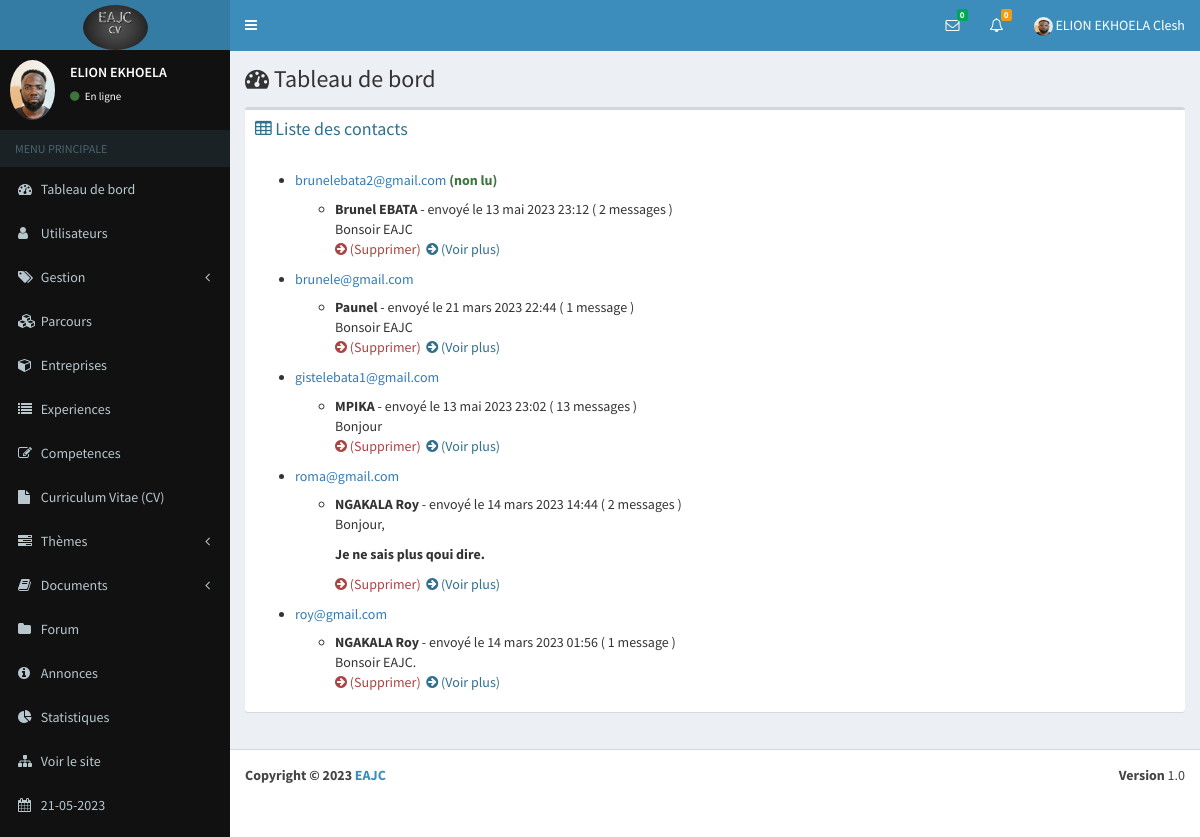
The app's page /eab/contacts (signed in) with its own data.
### eab/models.py (models this page shows, shortened)
class Parametre(models.Model):
    appname=models.CharField(max_length=100)
    appeditor=models.CharField(max_length=200)
    phone=models.CharField(max_length=200, null=True)
    email=models.CharField(max_length=200, null=True)
    version=models.CharField(max_length=10, null=True)
    devise=models.CharField(max_length=10, null=True)
    COLORS=[
        ('primary','primary'),
        ('info','info'),
        ('success','success'),
        ('danger','danger'),
        ('secondary','secondary'),
        ('dark','dark'),
    ]
    theme=models.CharField(max_length=200, null=True, choices=COLORS)
    logo=models.ImageField(upload_to="media", null=True, blank=True)
    width_logo=models.CharField(max_length=3, null=True)
    height_logo=models.TextField(max_length=3, null=True)

class Profile(models.Model):
    user=models.OneToOneField(User, on_delete=models.CASCADE)
    phone=models.CharField(max_length=100)
    address=models.TextField()
    photo=models.ImageField(upload_to="media", null=True, blank=True)
    SEX=[
        ('Masculin','Masculin'),
        ('Feminin','Feminin')
    ]
    gender=models.CharField(max_length=100, null=True, choices=SEX)
    droitmes=models.BooleanField(default=False, null=True)
    status=models.BooleanField(default=False, null=True)
    apropos=models.TextField(null=True)
    profession=models.CharField(max_length=50, null=True)
    VARIABLE=[
        ('Visible','Visible'),
        ('Invisible','Invisible')
    ]
    vform=models.CharField(max_length=100, null=True, choices=VARIABLE, default="Visible")
    vep=models.CharField(max_length=100, null=True, choices=VARIABLE)
    vcomp=models.CharField(max_length=100, null=True, choices=VARIABLE)
    vaform=models.CharField(max_length=100, null=True, choices=VARIABLE)
    priority=models.BooleanField(null=True,default=False)

class Contact(models.Model):
    name=models.CharField(max_length=100)
    email=models.EmailField()
    subject=models.TextField()
    message=models.TextField(null=True)
    datecontact=models.DateTimeField(null=True, blank=True, auto_now_add=True)
    statut=models.IntegerField(null=True)
    codes=models.CharField(max_length=300, null=True)
    status=models.IntegerField(null=True)
    statutdel=models.IntegerField(null=True, default=0)

### app_auth/decorator.py (the view)
        def wrapper_func(request, *args, **kwargs):
            group=None
            if request.user.groups.exists():
                group=request.user.groups.all()[0].name
            if group in allowed_roles:
                return view_func(request, *args, **kwargs)
            else:
                return HttpResponse("Vous n'êtes pas autorisés à acceder à cette page")

### app_auth/decorator.py (called while the page is built)
def allowed_users(allowed_roles=[]):
    def decorator(view_func):
        def wrapper_func(request, *args, **kwargs):
            group=None
            if request.user.groups.exists():
                group=request.user.groups.all()[0].name
            if group in allowed_roles:
                return view_func(request, *args, **kwargs)
            else:
                return HttpResponse("Vous n'êtes pas autorisés à acceder à cette page")
        return wrapper_func
    return decorator

### eab/views.py (called while the page is built, shortened)
def parametre():
    try:
        parametre=Parametre.objects.all()[0]
    except Exception as e:
        parametre=None
    if parametre == None :
        return redirect("maintenance")
    else:
        return parametre

def new_message( request):
    contacts=Contact.objects.filter(statut=0, status=1).order_by("-id")
    tabUsers=[]
    tabIdUser=[]
    for contact in contacts:
        diccode=eval(contact.codes)
    tab=[]
    for i in tabIdUser:
        if i not in tab:
            tab.append(i)
    dic={}
    for i in tab:
        nombre=0
        for k in tabIdUser:
            if i==k:
                nombre=nombre+1
        dic[i]=nombre
    tabMessages=[]
    tabs=[]
    return tabMessages

def nbnew_message(request):
    contacts=Contact.objects.filter(statut=0, status=1).order_by("-id")
    count=0
    for contact in contacts:
        diccode=eval(contact.codes)
        if int(diccode["user1"])==request.user.id:
            count=count+1
    return count

def nbnew_answer(request):
    questions=Question.objects.filter(user_id=request.user.id)
    number=0
    for question in questions:
        answers=Answer.objects.filter(question_id=question.id, status=0)
        for answer in answers:
            if answer.user_id != request.user.id:
                number+=1
    return number

### eab/templates/contact/contacts.html (shortened to what this page needs)
{% extends 'global/base.html' %}
{% block content %}
<div class="content-wrapper">
    <section class="content-header">
      <h1>
        <i class="fa fa-dashboard"></i> Tableau de bord
      </h1>
    </section>
    <section class="content">
      <div class="row">
        <div class="col-xs-12">
          <div class="box">
            <div class="box-header">
                <h6 class="box-title text-info"><i class="fa fa-table"></i> Liste des contacts</h6>
            </div>
            <div class="box-body">
                            {% regroup listeContact by email as email_list %}
                            <ul>
                            {% for email in email_list %}
                                <li>
                                    <h5 class="text-primary">{{ email.grouper }} <b class="text-success">(non lu)</b></h5>
                                    <ul>
                                        {% for contact in email.list %}
                                          <li><b>{{ contact.name }}</b> - envoyé le {{ contact.datecontact }}
                                            <span>(
                                            {% if contact.effectif > 1 %}
                                                {{ contact.effectif }} messages
                                            {% else %}
                                                {{ contact.effectif }} message
                                            {% endif %} )
                                          </span>
                                          </li>
                                          <span>{{ contact.message|safe|truncatewords:10 }}</span>
                                          <p>
                                              <a class="text-danger" href="#" data-toggle="modal" data-target="#contactModal{{ contact.id }}"><i class="fa fa-arrow-circle-right"></i> (Supprimer)</a>&nbsp;
                                              <a href="{% url 'contact/details_contact' contact.email %}" class="text-info"><i class="fa fa-arrow-circle-right"></i> (Voir plus)</a>
                                          </p>
                                        {% endfor %}
                                    </ul>
                                </li>
                            {% endfor %}
                            </ul>
                            {% regroup listeContact2 by email as email_list %}
                            <ul>
                            {% for email in email_list %}
                                <li>
                                    <h5 class="text-primary">{{ email.grouper }}</h5>
                                    <ul>
                                        {% for contact in email.list %}
                                          <li><b>{{ contact.name }}</b> - envoyé le {{ contact.datecontact }}
                                            <span>(
                                            {% if contact.effectif > 1 %}
                                                {{ contact.effectif }} messages
                                            {% else %}
                                                {{ contact.effectif }} message
                                            {% endif %} )
                                          </span>
                                          </li>
                                          <span>{{ contact.message|safe|truncatewords:10 }}</span>
                                          <p>
                                              <a class="text-danger" href="#" data-toggle="modal" data-target="#contactModal{{ contact.id }}"><i class="fa fa-arrow-circle-right"></i> (Supprimer)</a>&nbsp;
                                              <a href="{% url 'contact/details_contact' contact.email %}" class="text-info"><i class="fa fa-arrow-circle-right"></i> (Voir plus)</a>
                                          </p>
                                        {% endfor %}
                                    </ul>
                                </li>
                            {% endfor %}
                            </ul>
                        </div>
                    </div>
            </div>
        </div>
    </section>
</div>
{% endblock %}

### eab/templates/global/navbar.html (shortened to what this page needs)
{% load static %}
<header class="main-header">
    <a href="{% url 'dashboard' %}" class="logo">
        {% if parametre.logo %}
        <img class="img-circle" src="{{ parametre.logo.url }}" width="{{ parametre.width_logo }}" height="{{ parametre.height_logo }}" alt="EAJC">
        {% else %}
        <h3><b>EAJC</b></h3>
        {% endif %}
    </a>
    <nav class="navbar navbar-static-top" role="navigation">
      <a href="#" class="sidebar-toggle" data-toggle="offcanvas" role="button">
      </a>
      <div class="navbar-custom-menu">
        <ul class="nav navbar-nav">
          <li class="dropdown messages-menu">
            <a href="#" class="dropdown-toggle" data-toggle="dropdown">
              <i class="fa fa-envelope-o"></i>
              <span class="label label-success">{{ count }}</span>
            </a>
          </li>
          <li class="dropdown notifications-menu">
            <a href="#" class="dropdown-toggle" data-toggle="dropdown">
              <i class="fa fa-bell-o"></i>
              <span class="label label-warning">{{ countanswer }}</span>
            </a>
          </li>
          <li class="dropdown user user-menu">
            <a href="#" class="dropdown-toggle" data-toggle="dropdown">
                {% if request.user.profile.photo %}
                <img class="img-circle" width="19" height="19" src="{{ request.user.profile.photo.url }}" alt="...">
                {% else %}
                <img class="img-circle" width="19" height="19" src="{% static 'dist/img/user.png' %}" alt="...">
                {% endif %}
              <span class="hidden-xs">{{ user.last_name }} {{ user.first_name }}</span>
            </a>
          </li>
        </ul>
      </div>
    </nav>
  </header>

### eab/templates/global/_nav.html (shortened to what this page needs)
{% load static %}
<aside class="main-sidebar bg-black">
    <section class="sidebar">
      <div class="user-panel">
        <div class="pull-left image">
            {% if request.user.profile.photo %}
            <img class="img-circle" src="{{ request.user.profile.photo.url }}" alt="...">
            {% else %}
            <img class="img-circle" width="60" height="50" src="{% static 'dist/img/user.png' %}" alt="...">
            {% endif %}
        </div>
        <div class="pull-left info">
          <p>{{ user.last_name }}</p>
          <a href="{% url 'users/profile' %}"><i class="fa fa-circle text-success"></i> En ligne</a>
        </div>
      </div>
      <ul class="sidebar-menu">
        <li class="header">MENU PRINCIPALE</li>
        <li><a href="{% url 'dashboard' %}"><i class="fa fa-dashboard"></i> <span>Tableau de bord</span></a></li>
        {% for group in request.user.groups.all %}
        {% if group.name == "admin" %}
        <li class="treeview">
          <a href="#">
            <i class="fa fa-user"></i>
            <span>Utilisateurs</span>
          </a>
        </li>
        <li class="treeview">
            <a href="#">
              <i class="fa fa-tags"></i> <span>Gestion</span>
              <i class="fa fa-angle-left pull-right"></i>
            </a>
        </li>
        <li><a href="{% url 'parcours/parcours' %}"><i class="fa fa-cubes"></i> Parcours</a></li>
        <li><a href="{% url 'entreprise/entreprises' %}"><i class="fa fa-cube"></i> <span>Entreprises</span></a></li>
        <li><a href="{% url 'experience/experiences' %}"><i class="fa fa-list"></i> <span>Experiences</span></a></li>
        <li><a href="{% url 'competence/competences' %}"><i class="fa fa-edit"></i> <span>Competences</span></a></li>
        <li><a href="{% url 'cv/recap' %}"><i class="fa fa-file"></i> <span>Curriculum Vitae (CV)</span></a></li>
        <li class="treeview">
          <a href="#">
            <i class="fa fa-tasks"></i> <span>Thèmes</span>
            <i class="fa fa-angle-left pull-right"></i>
          </a>
        </li>
        <li class="treeview">
          <a href="#">
            <i class="fa fa-book"></i> <span>Documents</span>
            <i class="fa fa-angle-left pull-right"></i>
          </a>
        </li>
        <li><a href="{% url 'question/questions' %}"><i class="fa fa-folder"></i> <span>Forum</span></a></li>
        <li><a href="{% url 'annonce/annonces' %}"><i class="fa fa-info-circle"></i> <span>Annonces</span></a></li>
        <li><a href="{% url 'statistique' %}"><i class="fa fa-pie-chart"></i> <span>Statistiques</span></a></li>
        <li><a href="{% url 'home' %}"><i class="fa fa-sitemap"></i> <span>Voir le site</span></a></li>
        <li><a href=""><i class="fa fa-calendar"></i> <span>{{ date|date:"d-m-Y" }}</span></a></li>
        {% endif %}
        {% endfor %}
      </ul>
    </section>
  </aside>

### eab/templates/global/footeradmin.html
<footer class="main-footer">
    <div class="pull-right hidden-xs">
      <b>Version</b> {{parametre.version}}
    </div>
    <strong>Copyright &copy; 2023 <a href="">{{parametre.appname}}</a></strong>
</footer>

### records on screen
Parametre: logo (picture), version "1.0", appname "EAJC"
Contact: grouper "brunelebata2@gmail.com", name "Brunel EBATA", datecontact "13 mai 2023 23:12", message "Bonsoir EAJC"
Contact: grouper "brunele@gmail.com", name "Paunel", datecontact "21 mars 2023 22:44", message "Bonsoir EAJC"
Contact: grouper "gistelebata1@gmail.com", name "MPIKA", datecontact "13 mai 2023 23:02", message "Bonjour"
Contact: grouper "roma@gmail.com", name "NGAKALA Roy", datecontact "14 mars 2023 14:44", message "Bonjour, Je ne sais plus qoui dire."
Contact: grouper "roy@gmail.com", name "NGAKALA Roy", datecontact "14 mars 2023 01:56", message "Bonsoir EAJC."

### other values on screen
{{ count }} "0"
{{ countanswer }} "0"
{{ user.last_name }} "ELION EKHOELA"
{{ user.first_name }} "Clesh"
{{ date|date:"d-m-Y" }} "21-05-2023"
{{ contact.effectif }} "2"
{{ contact.effectif }} "1" "1"
{{ contact.effectif }} "13" "2"
